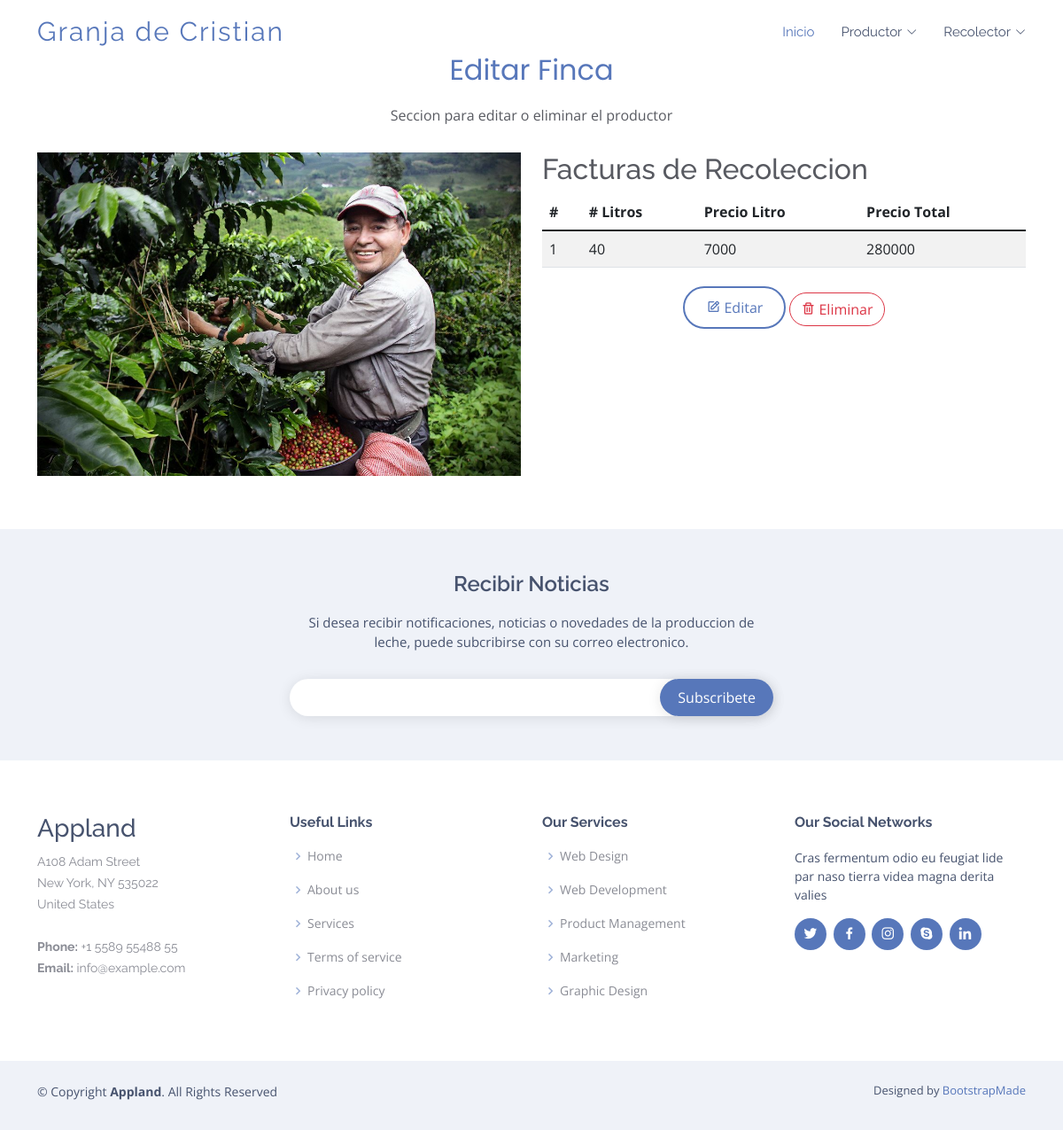
Screenshot of /finca/recoleccion/sale/2 with the database file from the repository.
### finca/models.py (models this page shows, shortened)
class Recoleccion(models.Model):
    productor = models.ForeignKey(Productor, null=True, blank=True, on_delete=models.CASCADE)
    recolector = models.ForeignKey(Recolector, null=True, blank=True, on_delete=models.CASCADE)
    finca = models.ForeignKey(Finca, null=True, blank=True, on_delete=models.CASCADE)
    cantidad = models.IntegerField(verbose_name='Cantidad de leche')
    novedad = models.CharField(max_length=250, null=True, blank=True, verbose_name='novedad')
    create_at = models.DateTimeField(auto_now_add=True, verbose_name='Creado')
    update_at = models.DateTimeField(auto_now=True, verbose_name='Editado')
    class Meta:
        verbose_name = 'Recoleccion'
        verbose_name_plural = 'Recolecciones'
    def precioLitro(self):
        return self.cantidad*7000

### finca/views.py (the view)
# urls.py: path('recoleccion/sale/<int:pk>', views.recibos, name="recibosrecoleccion"),
def recibos(request,pk):
    finca = Finca.objects.get(pk=pk)
    litros = Recoleccion.objects.filter(finca=finca)
    return render(request, 'recoleccion/editar.html', {
        'title': 'Facturas de Pedidos',
        'fincaE': finca,
        'litros':litros,
    })

### finca/templates/recoleccion/editar.html (shortened to what this page needs)
{% extends 'layouts/layout.html' %}
{% block content %}
{% load static %}
<section id="contact" class="contact">
  <div class="container" data-aos="fade-up">
    <div class="section-title">
      <h2>Editar Finca</h2>
      <p>Seccion para editar o eliminar el productor</p>
    </div>
    <form method="post" class="php-email-form">
    <div class="row">
      <div class="col-lg-6">
        <div class="form-group">
          <img src="{% static 'assets/img/reco1.jpeg' %}" class="img-fluid" alt="">
        </div>
    </div>
        <div class="col-lg-6">
          <div class="form-group">
            <h2>Facturas de Recoleccion</h2>
          </div>
          <table class="table table-striped">
            <thead>
            <tr>
                <th scope="col">#</th>
                <th scope="col"># Litros</th>
                <th scope="col">Precio Litro</th>
                <th scope="col">Precio Total</th>
              </tr>
            </thead>
            <tbody class="table-group-divider">
                {%for litro in litros%}
                <tr>
                    <td>{{ forloop.counter}}</td>
                    <td>{{ litro.cantidad}}</td>
                    <td>{{ 7000 }}</td>
                    <td>{{ litro.precioLitro}}</td>
                </tr>
                {% endfor %}
            </tbody>
          </table>
          <div class="text-center"><button type="submit"><i class='bx bx-edit me-1' ></i>Editar</button>
            <a class="btn btn-outline-danger rounded-pill"  onclick="eliminarProducto({{productor.pk}})" role="button" aria-expanded="false" aria-controls="collapseExample"><i class='bx bx-trash me-1' ></i>Eliminar</a>
            </div>
        </div>
      </div>
    </div>
</section>
{% endblock%}

### mainapp/static/assets/css/style.css (style rules this page uses)
body { font-family: "Open Sans", sans-serif; color: #585a61; }
a { color: #5777ba; text-decoration: none; }
h1, h2, h3, h4, h5, h6 { font-family: "Raleway", sans-serif; }
section { padding: 60px 0; overflow: hidden; }
.section-title { text-align: center; padding-bottom: 30px; }
.section-title h2 { font-size: 32px; font-weight: 400; margin-bottom: 20px; padding-bottom: 0; color: #5777ba; font-family: "Poppins", sans-serif; }
.section-title p { margin-bottom: 0; }
.contact .php-email-form { width: 100%; }
.contact .php-email-form button[type=submit] { background: #fff; border: 2px solid #5777ba; padding: 10px 24px; color: #5777ba; transition: 0.4s; border-radius: 50px; margin-top: 5px; }

### rows the page displays
Recoleccion: cantidad "40", value "7000", precioLitro "280000"
